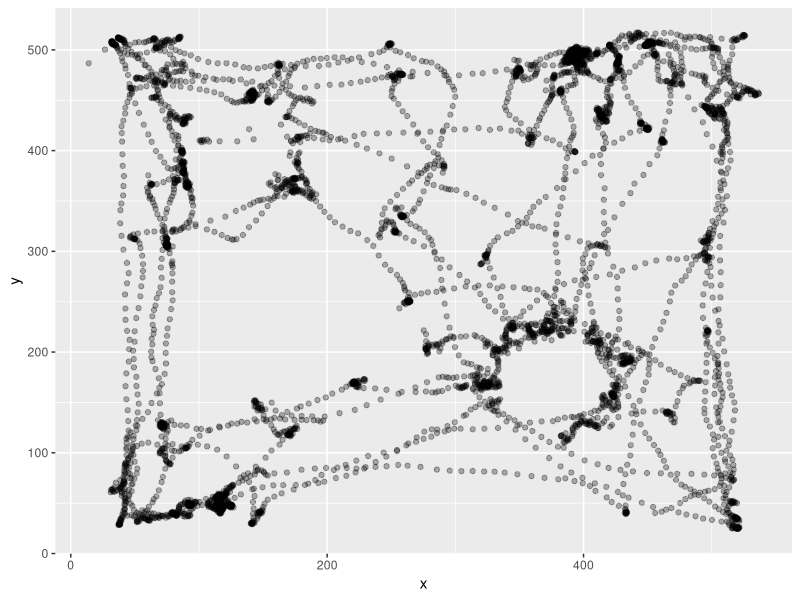
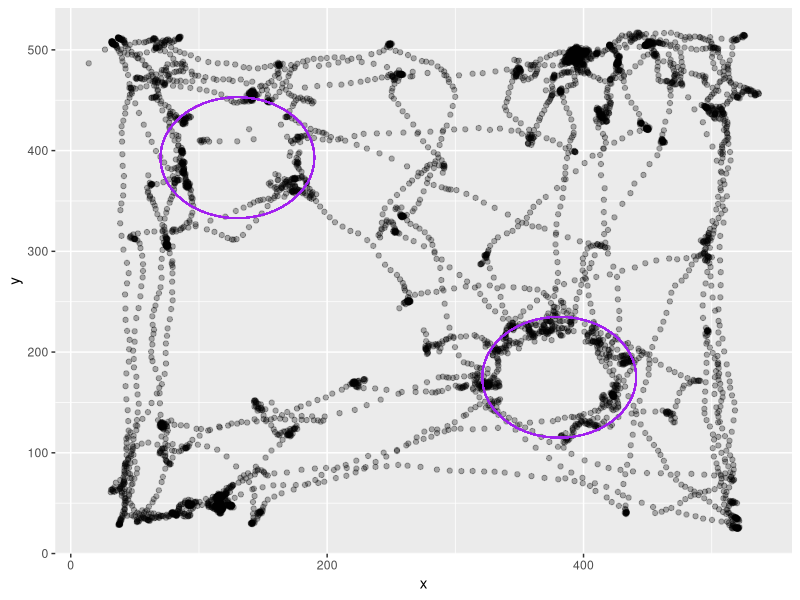
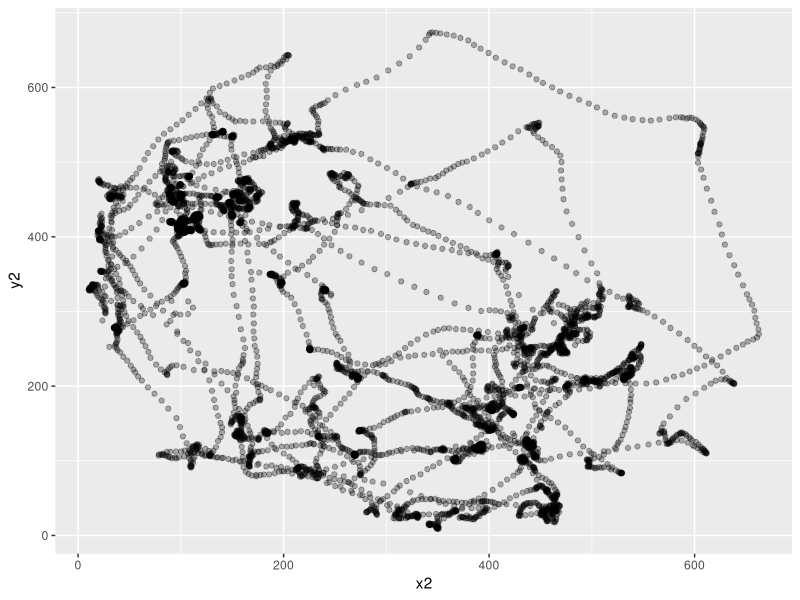

The R source for these figures, in order: (Note: this script raises an error after producing the figures.)
rm(list = ls())
library(tidyverse)
SimilarLearn <- read_csv("240808_r1592_0_baseline_learn.csv")
SimilarLearn <- SimilarLearn %>%
  select(!15:24) %>%
  filter(Value.Item1.Item1.Item2>109) %>%
  rename(pixelx = Value.Item1.Item1.Item3.X, pixely = Value.Item1.Item1.Item3.Y, TimePoint = Value.Item1.Item1.Item2) %>%
  select(!1, !14) %>%
  filter(!Value.Item2 == TRUE) %>%
  na.omit 
x1 <- c(SimilarLearn$pixelx)
y1 <- c(SimilarLearn$pixely)
df1 <- data.frame(x = x1, y = y1)
p1 <- ggplot(df1, aes(x = x, y = y)) +
  geom_point(alpha = 0.3)
p1
library(ggforce)
#Blue represents gnome, red represents green jar.
p1circle <- p1 + geom_circle(aes(x0 = 381, y0 = 175, r = 60), color = "purple")
p1circle <- p1circle + geom_circle(aes(x0 = 130, y0 = 393, r = 60), color = "purple")
p1circle
radius <- 60
center_x1 <- 381
center_y1 <- 175
df1$distance <- sqrt((df1$x - center_x1)^2 + (df1$y - center_y1)^2)
points_in_circle1 <- sum(df1$distance <= radius)
print(points_in_circle1)
center_x2 <- 130
center_y2 <- 393
df1$distance1 <- sqrt((df1$x - center_x2)^2 + (df1$y - center_y2)^2)
points_in_circle2 <- sum(df1$distance1 <= radius)
print(points_in_circle2)

BaselineLearn <- read_csv("240808_r1592_different_1.csv")
BaselineLearn <- BaselineLearn %>%
  select(!15:24) %>%
  filter(Value.Item1.Item1.Item2>193) %>%
  rename(pixelx = Value.Item1.Item1.Item3.X, pixely = Value.Item1.Item1.Item3.Y, TimePoint = Value.Item1.Item1.Item2) %>%
  select(!1, !14) %>%
  na.omit
Baselinelearn <- BaselineLearn %>%
  filter(!Value.Item2 == TRUE) 
x2 <- c(BaselineLearn$pixelx)
y2 <- c(BaselineLearn$pixely)
df2 <- data.frame(x = x2, y = y2)
p2 <- ggplot(df2, aes(x = x2, y = y2)) +
  geom_point(alpha = 0.3)
p2
p2circle <- p2 + geom_circle(aes(x0 = 497, y0 = 258, r = 65), color = "green")
p2circle <- p2circle + geom_circle(aes(x0 = 220, y0 = 478, r = 65), color = "green")
p2circle
radius <- 65
center_x1 <- 497
center_y1 <- 258
df2$distance <- sqrt((df2$x - center_x1)^2 + (df2$y - center_y1)^2)
points_in_circle2 <- sum(df2$distance <= radius)
print(points_in_circle2)
center_x2 <- 220
center_y2 <- 478
df2$distance1 <- sqrt((df2$x - center_x2)^2 + (df2$y - center_y2)^2)
points_in_circle2 <- sum(df2$distance1 <= radius)
print(points_in_circle2)

SimilarTest <- read_csv("240808_r1592_2_baseline_test.csv")
SimilarTest <- SimilarTest %>%
  select(!15:24) %>%
  filter(Value.Item1.Item1.Item2>61) %>%
  rename(pixelx = Value.Item1.Item1.Item3.X, pixely = Value.Item1.Item1.Item3.Y, TimePoint = Value.Item1.Item1.Item2) %>%
  select(!1, !14) %>%
  na.omit
SimilarTest <- SimilarTest %>%
  filter(!Value.Item2 == TRUE)
x3 <- c(SimilarTest$pixelx)
y3 <- c(SimilarTest$pixely)
df3 <- data.frame(x = x3, y = y3)
p3 <- ggplot(df3, aes(x = x3, y = y3)) +
  geom_point(alpha = 0.3)
p3
p3circle <- p3 + geom_circle(aes(x0 = 381, y0 = 165, r = 60), color = "purple")
p3circle <- p3circle + geom_circle(aes(x0 = 140, y0 = 398, r = 60), color = "green") +
  ggtitle("baseline")
p3circle
radius <- 60
center_x3 <- 381
center_y3 <- 165
df3$distance <- sqrt((df3$x - center_x3)^2 + (df3$y - center_y3)^2)
points_in_circle3 <- sum(df3$distance <= radius)
print(points_in_circle3)
center_x3 <- 140
center_y3 <- 398
df3$distance1 <- sqrt((df3$x - center_x3)^2 + (df3$y - center_y3)^2)
points_in_circle3 <- sum(df3$distance1 <= radius)
print(points_in_circle3)

DifferentLearn <- read_csv("240808_r1592_3_baseline_learn.csv")
DifferentLearn <- DifferentLearn %>%
  select(!15:24) %>%
  filter(Value.Item1.Item1.Item2>50) %>%
  rename(pixelx = Value.Item1.Item1.Item3.X, pixely = Value.Item1.Item1.Item3.Y, TimePoint = Value.Item1.Item1.Item2) %>%
  select(!1, !14) %>%
  na.omit
DifferentLearn <- DifferentLearn %>%
  filter(!Value.Item2 == TRUE)
x4 <- c(DifferentLearn$pixelx)
y4 <- c(DifferentLearn$pixely)
df4 <- data.frame(x = x4, y = y4)
p4 <- ggplot(df4, aes(x = x4, y = y4)) +
  geom_point(alpha = 0.3)
p4
p4circle <- p4 + geom_circle(aes(x0 = 381, y0 = 175, r = 60), color = "blue")
p4circle <- p4circle + geom_circle(aes(x0 = 130, y0 = 393, r = 60), color = "blue")
p4circle
radius <- 60
center_x4 <- 381
center_y4 <- 175
df4$distance <- sqrt((df4$x - center_x4)^2 + (df4$y - center_y4)^2)
points_in_circle4 <- sum(df4$distance <= radius)
print(points_in_circle4)
center_x4 <- 130
center_y4 <- 393
df4$distance1 <- sqrt((df4$x - center_x4)^2 + (df4$y - center_y4)^2)
points_in_circle4 <- sum(df4$distance1 <= radius)
print(points_in_circle4)

BaselineLearn1 <- read_csv("240808_r1592_4_similar_learn.csv")
BaselineLearn1 <- BaselineLearn1 %>%
  select(!15:24) %>%
  filter(Value.Item1.Item1.Item2>54) %>%
  rename(pixelx = Value.Item1.Item1.Item3.X, pixely = Value.Item1.Item1.Item3.Y, TimePoint = Value.Item1.Item1.Item2) %>%
  select(!1, !14) %>%
  na.omit %>%
  filter(!Value.Item2 == TRUE)
x5 <- c(BaselineLearn1$pixelx)
y5 <- c(BaselineLearn1$pixely)
df5 <- data.frame(x = x5, y = y5)
p5 <- ggplot(df5, aes(x = x5, y = y5)) +
  geom_point(alpha = 0.3)
p5
p5circle <- p5 + geom_circle(aes(x0 = 386, y0 = 175, r = 60), color = "red")
p5circle <- p5circle + geom_circle(aes(x0 = 125, y0 = 393, r = 60), color = "red")
p5circle
radius <- 60
center_x5 <- 386
center_y5 <- 175
df5$distance <- sqrt((df5$x - center_x5)^2 + (df5$y - center_y5)^2)
points_in_circle5 <- sum(df5$distance <= radius)
print(points_in_circle5)
center_x6 <- 125
center_y6 <- 393
df5$distance1 <- sqrt((df5$x - center_x6)^2 + (df5$y - center_y6)^2)
points_in_circle6 <- sum(df5$distance1 <= radius)
print(points_in_circle6)

DifferentTest <- read_csv("240808_r1592_5_baseline_test.csv")
DifferentTest <- DifferentTest %>%
  select(!15:24) %>%
  filter(Value.Item1.Item1.Item2>87) %>%
  rename(pixelx = Value.Item1.Item1.Item3.X, pixely = Value.Item1.Item1.Item3.Y, TimePoint = Value.Item1.Item1.Item2) %>%
  select(!1, !14) %>%
  filter(!Value.Item2 == TRUE) %>%
  na.omit
x6 <- c(DifferentTest$pixelx)
y6 <- c(DifferentTest$pixely)
df6 <- data.frame(x = x6, y = y6)
p6 <- ggplot(df6, aes(x = x6, y = y6)) +
  geom_point(alpha = 0.3)
p6
p6circle <- p6 + geom_circle(aes(x0 = 366, y0 = 175, r = 60), color = "blue")
p6circle <- p6circle + geom_circle(aes(x0 = 135, y0 = 388, r = 60), color = "red")
p6circle
radius <- 60
center_x6 <- 366
center_y6 <- 175
df6$distance <- sqrt((df6$x - center_x6)^2 + (df6$y - center_y6)^2)
points_in_circle6 <- sum(df6$distance <= radius)
print(points_in_circle6)
center_x6 <- 135
center_y6 <- 388
df6$distance1 <- sqrt((df6$x - center_x6)^2 + (df6$y - center_y6)^2)
points_in_circle6 <- sum(df6$distance1 <= radius)
print(points_in_circle6)


